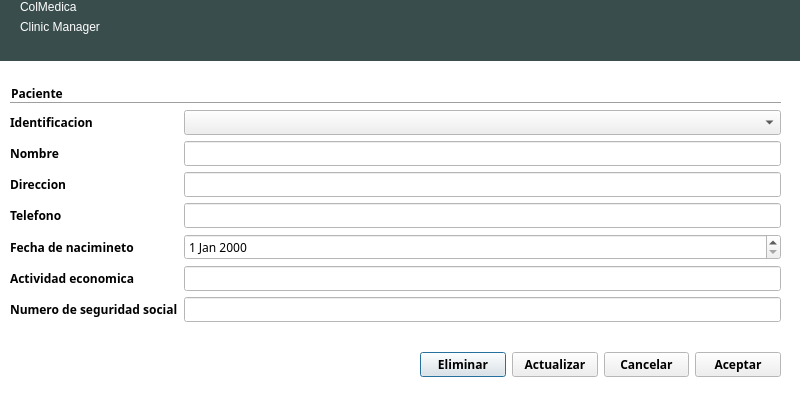
<?xml version="1.0" encoding="UTF-8"?>
<ui version="4.0">
 <class>DialogModificarPaciente</class>
 <widget class="QDialog" name="DialogModificarPaciente">
  <property name="geometry">
   <rect>
    <x>0</x>
    <y>0</y>
    <width>800</width>
    <height>398</height>
   </rect>
  </property>
  <property name="palette">
   <palette>
    <active>
     <colorrole role="Base">
      <brush brushstyle="SolidPattern">
       <color alpha="255">
        <red>255</red>
        <green>255</green>
        <blue>255</blue>
       </color>
      </brush>
     </colorrole>
     <colorrole role="Window">
      <brush brushstyle="SolidPattern">
       <color alpha="255">
        <red>255</red>
        <green>255</green>
        <blue>255</blue>
       </color>
      </brush>
     </colorrole>
    </active>
    <inactive>
     <colorrole role="Base">
      <brush brushstyle="SolidPattern">
       <color alpha="255">
        <red>255</red>
        <green>255</green>
        <blue>255</blue>
       </color>
      </brush>
     </colorrole>
     <colorrole role="Window">
      <brush brushstyle="SolidPattern">
       <color alpha="255">
        <red>255</red>
        <green>255</green>
        <blue>255</blue>
       </color>
      </brush>
     </colorrole>
    </inactive>
    <disabled>
     <colorrole role="Base">
      <brush brushstyle="SolidPattern">
       <color alpha="255">
        <red>255</red>
        <green>255</green>
        <blue>255</blue>
       </color>
      </brush>
     </colorrole>
     <colorrole role="Window">
      <brush brushstyle="SolidPattern">
       <color alpha="255">
        <red>255</red>
        <green>255</green>
        <blue>255</blue>
       </color>
      </brush>
     </colorrole>
    </disabled>
   </palette>
  </property>
  <property name="windowTitle">
   <string>Modificar paciente</string>
  </property>
  <property name="autoFillBackground">
   <bool>true</bool>
  </property>
  <widget class="QWidget" name="widget" native="true">
   <property name="geometry">
    <rect>
     <x>0</x>
     <y>70</y>
     <width>791</width>
     <height>321</height>
    </rect>
   </property>
   <property name="font">
    <font>
     <family>Ubuntu Condensed</family>
     <weight>75</weight>
     <bold>true</bold>
    </font>
   </property>
   <property name="autoFillBackground">
    <bool>true</bool>
   </property>
   <widget class="QWidget" name="layoutWidget">
    <property name="geometry">
     <rect>
      <x>10</x>
      <y>40</y>
      <width>771</width>
      <height>227</height>
     </rect>
    </property>
    <layout class="QFormLayout" name="formLayout_2">
     <item row="0" column="0">
      <widget class="QLabel" name="labelIdentificacion">
       <property name="text">
        <string>Identificacion</string>
       </property>
      </widget>
     </item>
     <item row="1" column="0">
      <widget class="QLabel" name="labelNombre">
       <property name="text">
        <string>Nombre</string>
       </property>
      </widget>
     </item>
     <item row="1" column="1">
      <widget class="QLineEdit" name="lineEditNombre">
       <property name="font">
        <font>
         <weight>50</weight>
         <bold>false</bold>
        </font>
       </property>
      </widget>
     </item>
     <item row="2" column="0">
      <widget class="QLabel" name="labelDireccion">
       <property name="text">
        <string>Direccion</string>
       </property>
      </widget>
     </item>
     <item row="2" column="1">
      <widget class="QLineEdit" name="lineEditDireccion">
       <property name="font">
        <font>
         <weight>50</weight>
         <bold>false</bold>
        </font>
       </property>
      </widget>
     </item>
     <item row="3" column="0">
      <widget class="QLabel" name="labelTelefono">
       <property name="text">
        <string>Telefono</string>
       </property>
      </widget>
     </item>
     <item row="3" column="1">
      <widget class="QLineEdit" name="lineEditTelefono">
       <property name="font">
        <font>
         <weight>50</weight>
         <bold>false</bold>
        </font>
       </property>
      </widget>
     </item>
     <item row="4" column="0">
      <widget class="QLabel" name="labelFechaDeNacimiento">
       <property name="text">
        <string>Fecha de nacimineto</string>
       </property>
      </widget>
     </item>
     <item row="4" column="1">
      <widget class="QDateEdit" name="dateEditFechaDeNacimiento">
       <property name="font">
        <font>
         <weight>50</weight>
         <bold>false</bold>
        </font>
       </property>
      </widget>
     </item>
     <item row="5" column="0">
      <widget class="QLabel" name="labelActividadEconomica">
       <property name="text">
        <string>Actividad economica              </string>
       </property>
      </widget>
     </item>
     <item row="5" column="1">
      <widget class="QLineEdit" name="lineEditActividadEconomica">
       <property name="font">
        <font>
         <weight>50</weight>
         <bold>false</bold>
        </font>
       </property>
      </widget>
     </item>
     <item row="6" column="0">
      <widget class="QLabel" name="labelNumeroDeSeguridadSocial">
       <property name="text">
        <string>Numero de seguridad social</string>
       </property>
      </widget>
     </item>
     <item row="6" column="1">
      <widget class="QLineEdit" name="lineEditNumeroDeSeguridadSocial">
       <property name="font">
        <font>
         <weight>50</weight>
         <bold>false</bold>
        </font>
       </property>
      </widget>
     </item>
     <item row="0" column="1">
      <widget class="QComboBox" name="comboBoxIdentificacion">
       <property name="font">
        <font>
         <weight>50</weight>
         <bold>false</bold>
        </font>
       </property>
      </widget>
     </item>
    </layout>
   </widget>
   <widget class="QLabel" name="labelPaciente">
    <property name="geometry">
     <rect>
      <x>11</x>
      <y>15</y>
      <width>81</width>
      <height>16</height>
     </rect>
    </property>
    <property name="text">
     <string>Paciente</string>
    </property>
   </widget>
   <widget class="Line" name="line">
    <property name="geometry">
     <rect>
      <x>10</x>
      <y>25</y>
      <width>771</width>
      <height>16</height>
     </rect>
    </property>
    <property name="orientation">
     <enum>Qt::Horizontal</enum>
    </property>
   </widget>
   <widget class="QWidget" name="layoutWidget">
    <property name="geometry">
     <rect>
      <x>420</x>
      <y>280</y>
      <width>361</width>
      <height>29</height>
     </rect>
    </property>
    <layout class="QHBoxLayout" name="horizontalLayout">
     <item>
      <widget class="QPushButton" name="pushButtonEliminar">
       <property name="text">
        <string>Eliminar</string>
       </property>
      </widget>
     </item>
     <item>
      <widget class="QPushButton" name="pushButtonActualizar">
       <property name="text">
        <string>Actualizar</string>
       </property>
      </widget>
     </item>
     <item>
      <widget class="QPushButton" name="pushButtonCancelar">
       <property name="text">
        <string>Cancelar</string>
       </property>
      </widget>
     </item>
     <item>
      <widget class="QPushButton" name="pushButtonAceptar">
       <property name="text">
        <string>Aceptar</string>
       </property>
      </widget>
     </item>
    </layout>
   </widget>
  </widget>
  <widget class="QWidget" name="widget_2" native="true">
   <property name="geometry">
    <rect>
     <x>0</x>
     <y>0</y>
     <width>801</width>
     <height>61</height>
    </rect>
   </property>
   <property name="palette">
    <palette>
     <active>
      <colorrole role="WindowText">
       <brush brushstyle="SolidPattern">
        <color alpha="255">
         <red>255</red>
         <green>255</green>
         <blue>255</blue>
        </color>
       </brush>
      </colorrole>
      <colorrole role="Base">
       <brush brushstyle="SolidPattern">
        <color alpha="255">
         <red>255</red>
         <green>255</green>
         <blue>255</blue>
        </color>
       </brush>
      </colorrole>
      <colorrole role="Window">
       <brush brushstyle="SolidPattern">
        <color alpha="255">
         <red>57</red>
         <green>77</green>
         <blue>76</blue>
        </color>
       </brush>
      </colorrole>
     </active>
     <inactive>
      <colorrole role="WindowText">
       <brush brushstyle="SolidPattern">
        <color alpha="255">
         <red>255</red>
         <green>255</green>
         <blue>255</blue>
        </color>
       </brush>
      </colorrole>
      <colorrole role="Base">
       <brush brushstyle="SolidPattern">
        <color alpha="255">
         <red>255</red>
         <green>255</green>
         <blue>255</blue>
        </color>
       </brush>
      </colorrole>
      <colorrole role="Window">
       <brush brushstyle="SolidPattern">
        <color alpha="255">
         <red>57</red>
         <green>77</green>
         <blue>76</blue>
        </color>
       </brush>
      </colorrole>
     </inactive>
     <disabled>
      <colorrole role="WindowText">
       <brush brushstyle="SolidPattern">
        <color alpha="255">
         <red>159</red>
         <green>158</green>
         <blue>158</blue>
        </color>
       </brush>
      </colorrole>
      <colorrole role="Base">
       <brush brushstyle="SolidPattern">
        <color alpha="255">
         <red>57</red>
         <green>77</green>
         <blue>76</blue>
        </color>
       </brush>
      </colorrole>
      <colorrole role="Window">
       <brush brushstyle="SolidPattern">
        <color alpha="255">
         <red>57</red>
         <green>77</green>
         <blue>76</blue>
        </color>
       </brush>
      </colorrole>
     </disabled>
    </palette>
   </property>
   <property name="autoFillBackground">
    <bool>true</bool>
   </property>
   <widget class="QWidget" name="widget_3" native="true">
    <property name="geometry">
     <rect>
      <x>590</x>
      <y>10</y>
      <width>41</width>
      <height>41</height>
     </rect>
    </property>
    <property name="contextMenuPolicy">
     <enum>Qt::NoContextMenu</enum>
    </property>
    <property name="autoFillBackground">
     <bool>false</bool>
    </property>
    <property name="styleSheet">
     <string notr="true">image: url(:/Iconos/user_big.png);</string>
    </property>
   </widget>
   <widget class="QWidget" name="layoutWidget_3">
    <property name="geometry">
     <rect>
      <x>20</x>
      <y>0</y>
      <width>162</width>
      <height>61</height>
     </rect>
    </property>
    <layout class="QFormLayout" name="formLayout_4">
     <item row="0" column="0">
      <widget class="QLabel" name="label_7">
       <property name="styleSheet">
        <string notr="true">font: 30pt &quot;Ubuntu Condensed&quot;;
color: rgb(255, 255, 255);</string>
       </property>
       <property name="text">
        <string>ColMedica</string>
       </property>
      </widget>
     </item>
     <item row="1" column="0">
      <widget class="QLabel" name="label_8">
       <property name="text">
        <string>Clinic Manager</string>
       </property>
      </widget>
     </item>
    </layout>
   </widget>
  </widget>
 </widget>
 <resources/>
 <connections/>
</ui>
